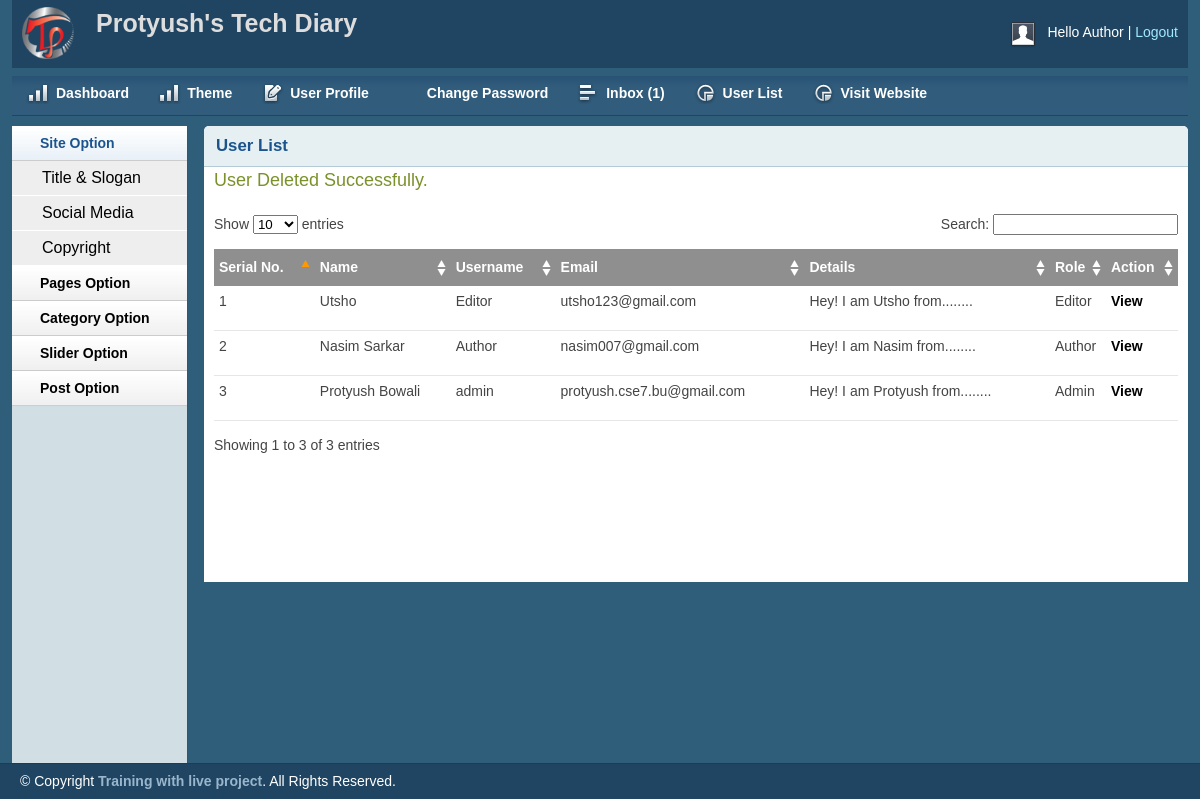
Page /admin/userlist.php (signed in) on the committed database.
### tables this page shows
CREATE TABLE `tbl_user` (
  `id` int(11) NOT NULL,
  `name` varchar(255) NOT NULL,
  `username` varchar(50) NOT NULL,
  `password` varchar(32) NOT NULL,
  `email` varchar(255) NOT NULL,
  `details` varchar(255) NOT NULL,
  `role` int(11) NOT NULL
);

### lib/Session.php (called while the page is built, shortened)
<?php
class Session
{
    public static function get($key)
    {
        if (isset($_SESSION[$key])) {
            return $_SESSION[$key];
        } else {
            return false;
        }
    }
}

### lib/Database.php (called while the page is built, shortened)
<?php
class Database
{
    public $host   = DB_HOST;
    public $user   = DB_USER;
    public $pass   = DB_PASS;
    public $dbname = DB_NAME;
    public $link;
    private function connectDB()
    {
        $this->link = new mysqli($this->host, $this->user, $this->pass, $this->dbname);
    }
    public function select($query)
    {
        $result = $this->link->query($query) or die($this->link->error.__LINE__);
        if ($result->num_rows > 0) {
            return $result;
        } else {
            return false;
        }
    }
    public function delete($query)
    {
        $delete_row = $this->link->query($query) or die($this->link->error.__LINE__);
        if ($delete_row) {
            return $delete_row;
        } else {
            return false;
        }
    }
}

### helpers/Format.php (called while the page is built, shortened)
<?php
class Format
{
    public function textShorten($text, $limit = 400)
    {
        $text = $text. " ";
        $text = substr($text, 0, $limit);
        $text = substr($text, 0, strrpos($text, ' '));
        $text = $text."........";
        return $text;
    }
}

### admin/userlist.php (the view, shortened to what this page needs)
<?php include 'inc/header.php' ?>
<?php include 'inc/sidebar.php' ?>
        <div class="grid_10">
            <div class="box round first grid">
                <h2>User List</h2>
                <?php
                $deluser = mysqli_real_escape_string($db->link, $_GET['deluser']);
                if (isset($deluser)) {
                    $deluser = $deluser;
                    $delquery = "DELETE FROM tbl_user WHERE id = '$deluser'";
                    $deldata = $db->delete($delquery);
                    if ($deldata) {
                        echo "<span class='success'>User Deleted Successfully.</span>";
                    } else {
                        echo "<span class='error'>User Not Deleted.</span>";
                    }
                }
                 ?>
                <div class="block">
                    <table class="data display datatable" id="example">
                    <thead>
                        <tr>
                            <th>Serial No.</th>
                            <th>Name</th>
                            <th>Username</th>
                            <th>Email</th>
                            <th>Details</th>
                            <th>Role</th>
                            <th>Action</th>
                        </tr>
                    </thead>
                    <tbody>
                        <?php
                        $query = "SELECT * FROM tbl_user ORDER BY id DESC";
                        $alluser = $db->select($query);
                        if ($alluser) {
                            $i = 0;
                            while ($result = $alluser->fetch_assoc()) {
                                $i++; ?>
                        <tr class="odd gradeX">
                            <td><?php echo $i; ?></td>
                            <td><?php echo $result['name']; ?></td>
                            <td><?php echo $result['username']; ?></td>
                            <td><?php echo $result['email']; ?></td>
                            <td><?php echo $fm->textShorten($result['details'], 30); ?></td>
                            <td>
                            <?php
                            if ($result['role'] == '0') {
                                echo 'Admin';
                            } elseif ($result['role'] == '1') {
                                echo 'Author';
                            } elseif ($result['role'] == '2') {
                                echo 'Editor';
                            } ?>
                            </td>
                            <td>
                                <a href="viewuser.php?userid=<?php echo $result['id'] ?>">View</a>
                                </td>
                        </tr>
                        <?php
                            }
                        } ?>
                    </tbody>
                </table>
               </div>
            </div>
        </div>
        <?php include 'inc/footer.php' ?>

### admin/inc/header.php (shortened to what this page needs)
<?php
include '../lib/Session.php';
?>
<?php include '../lib/Database.php'; ?>
<?php include '../helpers/Format.php'; ?>
<?php
$db = new Database();
$fm = new Format();
 ?>
<!DOCTYPE html>
<html>
<head>
    <link rel="stylesheet" type="text/css" href="css/reset.css" media="screen" />
    <link rel="stylesheet" type="text/css" href="css/text.css" media="screen" />
    <link rel="stylesheet" type="text/css" href="css/grid.css" media="screen" />
    <link rel="stylesheet" type="text/css" href="css/layout.css" media="screen" />
    <link rel="stylesheet" type="text/css" href="css/nav.css" media="screen" />
    <link href="css/table/demo_page.css" rel="stylesheet" type="text/css" />
</head>
<body>
    <div class="container_12">
        <div class="grid_12 header-repeat">
            <div id="branding">
                <div class="floatleft logo">
                    <img src="img/livelogo.png" alt="Logo" />
                </div>
                <div class="floatleft middle">
                    <h1>Protyush's Tech Diary</h1>
                </div>
                <div class="floatright">
                    <div class="floatleft">
                        <img src="img/img-profile.jpg" alt="Profile Pic" /></div>
                    <div class="floatleft marginleft10">
                        <ul class="inline-ul floatleft">
                            <li>Hello <?php echo Session::get('username'); ?></li>
                            <li><a href="?action=logout">Logout</a></li>
                        </ul>
                    </div>
                </div>
            </div>
        </div>
        <div class="grid_12">
            <ul class="nav main">
                <li class="ic-dashboard"><a href="index.php"><span>Dashboard</span></a> </li>
                <li class="ic-dashboard"><a href="theme.php"><span>Theme</span></a> </li>
                <li class="ic-form-style"><a href="profile.php"><span>User Profile</span></a></li>
                <li class="ic-typography"><a href="changepassword.php"><span>Change Password</span></a></li>
                <li class="ic-grid-tables"><a href="inbox.php"><span>Inbox
                <?php
                $query = "SELECT * FROM tbl_contact WHERE status ='0' ORDER BY id DESC";
                        $msg = $db->select($query);
                        if ($msg) {
                            $count = mysqli_num_rows($msg);
                            echo "(".$count.")";
                        } else {
                            echo "(0)";
                        }
                  ?>
                </span></a></li>
                <li class="ic-charts"><a href="userlist.php"><span>User List</span></a></li>
                <li class="ic-charts"><a href="postlist.php"><span>Visit Website</span></a></li>
            </ul>
        </div>

### admin/inc/sidebar.php (shortened to what this page needs)
<div class="grid_2">
            <div class="box sidemenu">
                <div class="block" id="section-menu">
                    <ul class="section menu">
                       <li><a class="menuitem">Site Option</a>
                            <ul class="submenu">
                                <li><a href="titleslogan.php">Title & Slogan</a></li>
                                <li><a href="social.php">Social Media</a></li>
                                <li><a href="copyright.php">Copyright</a></li>
                            </ul>
                        </li>
                         <li><a class="menuitem">Pages Option</a>
                        </li>
                        <li><a class="menuitem">Category Option</a>
                        </li>
                        <li><a class="menuitem">Slider Option</a>
                        </li>
                        <li><a class="menuitem">Post Option</a>
                        </li>
                    </ul>
                </div>
            </div>
        </div>

### admin/inc/footer.php (shortened to what this page needs)
    </div>
    <div id="site_info">
        <p>
         &copy; Copyright <a href="http://trainingwithliveproject.com">Training with live project</a>. All Rights Reserved.
        </p>
    </div>
</body>
</html>

### admin/css/text.css (style rules this page uses)
body { font: 13px/1.5 Tahoma, Helvetica, Arial, 'Liberation Sans', FreeSans, sans-serif; }
h1 { font-size: 25px; }
h2 { font-size: 23px; }
ul { list-style: square; }
li { margin-left: 30px; }
p, dl, hr, h1, h2, h3, h4, h5, h6, ol, ul, pre, table, address, fieldset { margin-bottom: 20px; }

### admin/css/grid.css (style rules this page uses)
.container_12, .container_16 { min-height: 620px; width: 100%; }
.grid_1, .grid_2, .grid_3, .grid_4, .grid_5, .grid_6, .grid_7, .grid_8, .grid_9, .grid_10, .grid_11, .grid_12, .grid_13, .grid_14, .grid_15, .grid_16 { display: inline; float: left; margin-left: 1%; margin-right: 1%; }
.container_12 .grid_12, .container_16 .grid_16 { width: 98%; }
.container_12 .grid_2 { width: 14.666%; }
.container_12 .grid_10 { width: 81.333%; }

### admin/css/layout.css (style rules this page uses)
body { background: #fff none repeat scroll 0 0; color: #444; font-size: 14px; padding: 0; }
.floatleft { float:left; }
.logo img { margin-top: -15px; width: 52px; }
.middle { margin-left: 22px; margin-top: -14px; }
.middle h1 { color:#ddd;margin:0 }
.floatright { float:right; }
.inline-ul li { display:inline; color:#fff; }
.marginleft10 { margin-left:10px; }
a { color: #000; font-weight:bold; text-decoration: none; }
.container_12, .container_16 { background:#2E5E79; }
h1, h2, h3, h4, h5, h6 { line-height:1.2em; margin-bottom:.3em; }
h2 { margin-top:1em; }
.success { color:green; font-size:18px; }
#branding { font-weight: normal; margin-bottom: 0; padding: 22px 10px 3px; text-align: left; }
.header-repeat { background:url(../img/header-repeat.jpg) repeat-x; }
#branding a { color:#A1EAFF; font-weight:normal; }
#branding a:before { content:" | "; color:#fff; }
#branding ul, #branding ul li { margin:0px; padding:0px; }
#branding li { padding:0px 0px 0px 0px !important; }
.box { background:#fff; margin-bottom:20px; padding:10px 10px 10px 10px; margin-left:-8px; }
.box.grid { padding-bottom:40px; }
.box.round { -moz-border-radius: 5px 5px 0px 0px; -webkit-border-radius: 5px 5px 0px 0px; border-radius: 5px 5px 0px 0px; }
.box h2 { font-size:1.2em; font-weight:bold; color:#1B548D; background:#E6F0F3; margin:-10px -10px 0 -10px; padding:10px 12px; border-bottom:1px solid #B3CBD6; -moz-border-radius: 5px 5px 0px 0px; -webkit-border-radius: 5px 5px 0px 0px; border-radius: 5px 5px 0px 0px; }
.box.first { min-height: 406px; }
.block { padding-top:20px; }
.box.sidemenu { background-color:#D1DEE4; border-right:1px solid #3A5665; padding:0px; margin:0px; cursor:pointer; }
.box.sidemenu .block { padding-top:0px; margin-top:0px; }
p { margin-bottom:1em; }
ul, ol { padding-top:0; }
ul.menu { list-style:none; border-top:1px solid #bbb; }
ul.menu li { margin:0; }
ul.menu li a { display:block; padding:4px 10px; border-bottom:1px solid #ccc; }
ul.menu ul { list-style:none; margin:0; }
ul.menu ul li a { padding-left:30px; }
ul.section { border-top:0; margin-bottom:0; }
ul.section li a { background:url(../img/sidemenu-repeat.jpg) repeat-x; line-height:26px; padding-left:28px; }
ul.section li li a { background:#ddd; border-bottom:1px solid #eee; }
ul.section ul li { text-transform:none; }
ul.section ul.current li a { background: #eee none repeat scroll 0 0; border-bottom: 1px solid #fff; font-size: 16px; font-weight: normal; }
ul.section li a.current { color:#1B548D; background:url(../img/sidemenu-repeat-hover.jpg) repeat-x; }
span.success { margin: 8px 0 0 0; padding: 0; height: 1%; color: #7b912b; }
#site_info { color:#fff; background:#204562; border-top:1px solid #1d3b53; padding-left:20px; }
#site_info p { line-height:35px; margin-bottom:0px; }
#site_info a { color:#9ab6cc; }
.block { padding-bottom:1px; }
table.display { margin: 0 auto; clear: both; width: 100%; }
.sorting_asc { background: #8f8f8f url(../img/table/sort_asc.png) no-repeat center right; padding:8px 5px; text-align:left; color:#fff; }
.sorting { background:#8f8f8f url(../img/table/sort_both.png) no-repeat center right; padding:8px 5px; text-align:left; color:#fff; }
tr.odd { height: 30px; line-height: 30px; border-bottom:1px solid #e6e6e6; }
tr.even { height: 30px; line-height: 30px; border-bottom:1px solid #e6e6e6; }
tr.odd td, tr.even td { padding-left:5px; }

### rows in the picture
tbl_user: name "Utsho", username "Editor", email "utsho123@gmail.com", details "Hey! I am Utsho from........", role "Editor"
tbl_user: name "Nasim Sarkar", username "Author", email "nasim007@gmail.com", details "Hey! I am Nasim from........", role "Author"
tbl_user: name "Protyush Bowali", username "admin", email "protyush.cse7.bu@gmail.com", details "Hey! I am Protyush from........", role "Admin"

### other values in the picture
Session::get('username') "Author"
$count "1"
